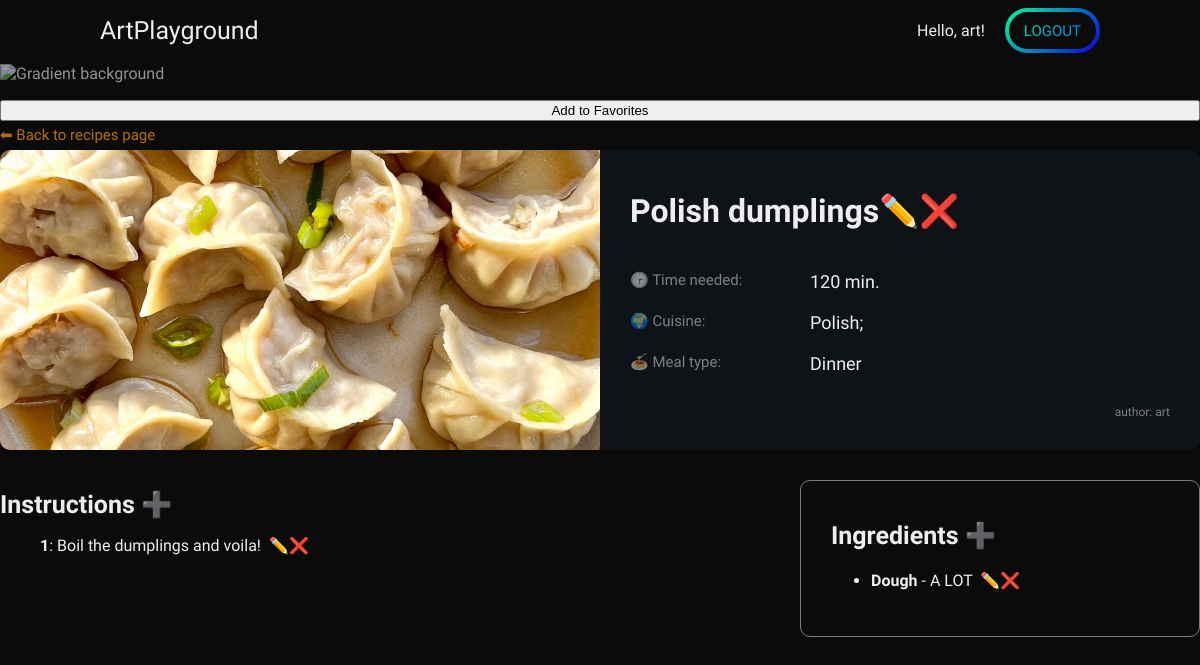
The app's page /recipes/recipe-detail/22/ (signed in), older data.
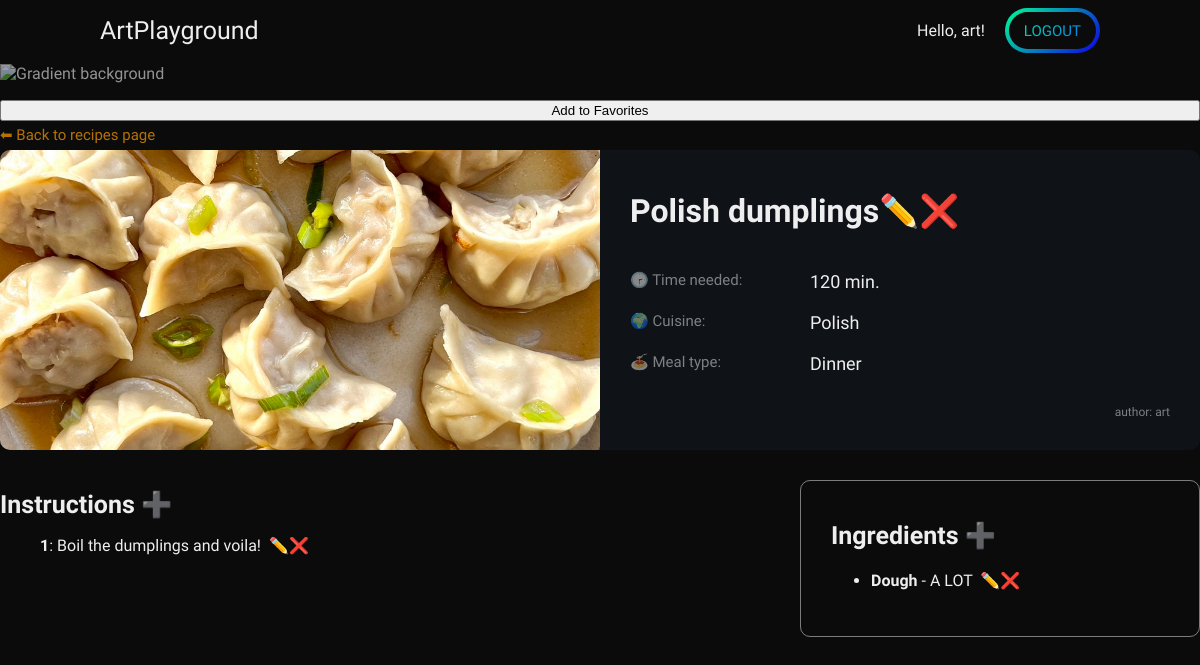
The same page, newer data.
### recipes/models.py (models this page shows)
class Recipe(models.Model):
    recipe_author = models.ForeignKey(User, on_delete=models.CASCADE, default=None)
    recipe_name = models.CharField(max_length=250)
    time = models.IntegerField()  # hours - 1,5 should give user 1h30min
    cuisine = models.CharField(choices=CUISINE_COUNTRIES, max_length=50)
    meal_type = models.CharField(choices=MEALS, max_length=50)
    recipe_image = models.ImageField(upload_to="recipes/")
    def __str__(self):
        return f"{self.recipe_author} - {self.recipe_name} - {self.pk}"

### recipes/views.py (the view, shortened to what this page needs)
# urls.py: path('recipe-detail/<int:pk>/', RecipeDetailView.as_view(), name="recipe_detail"),
class RecipeDetailView(View):
    template_name = 'recipes/recipe_detail.html'
    def get(self, request, *args, **kwargs):
        recipe = get_object_or_404(Recipe, pk=kwargs['pk'])
        is_favorite = Favorite_recipe.objects.filter(user=request.user, recipe=recipe).exists()
        context = {'recipe': recipe, "is_favorite":is_favorite}
        return render(request, self.template_name, context)

### recipes/templates/recipes/recipe_detail.html (shortened to what this page needs)
{% extends 'base_layout.html' %} {% block title %} Recipe nr {{recipe.pk}} detail view {%endblock%}
{% block content %}
{% if is_favorite == False %}
<form method="post" action="{% url 'recipe_detail' recipe.pk %}">
  <button type="submit"  name="add_favorite">Add to Favorites</button>
</form>
{% else %}
<form method="post" action="{% url 'recipe_detail' recipe.pk %}">
  {% csrf_token %}
  <input type="hidden" name="remove_favorite" value="recipe.pk">
  <button type="submit"  name="remove_favorite">Remove from Favorites</button>
</form>
{% endif %}
<section class="center-page recipe-detail">
  <a href="{% url 'recipes' %}" class="link link-orange">⬅ Back to recipes page</a>
  <div class="recipe-detail__img" style="background-image: url('/recipes{{ recipe.recipe_image.url}}');"></div>
  <div class="recipe-detail__data">
    <h2><strong>{{ recipe.recipe_name }}</strong><a href="{% url 'recipe_update' recipe.pk %}" style="text-decoration: none">✏️</a><a href="{% url 'recipe_delete' recipe.pk %}" style="text-decoration: none">❌</a></h2>
    <div class="recipe-detail__data__group">
      <span class="label label--time">Time needed: </span>
      <span class="value">{{ recipe.time }} min.</span>
      <span class="label label--cuisine">Cuisine: </span>
      <span class="value">{{ recipe.cuisine }}</span>
      <span class="label label--meal-type">Meal type: </span>
      <span class="value">{{ recipe.meal_type }}</span>
    </div>
    <p><small>author: {{ recipe.recipe_author.username }}</small></p>
  </div>
  <div class="recipe-content__instructions">
      <h3>Instructions <a href="{% url 'add_instructions' recipe.pk %}" style="text-decoration: none">➕</a></h3>
      <ul>
        {% for instruction in recipe.instruction_set.all %}
        <li><b>{{ instruction.step }}</b>: {{ instruction.description }} &nbsp;<a href="{% url 'instruction_update' instruction.pk %}" style="text-decoration: none">✏️</a><a href="{% url 'instruction_delete' instruction.pk %}" style="text-decoration: none">❌</a></li><br/>
        {% endfor %}
      </ul>
  </div>
  <div class="recipe-content__ingredients">
      <h3>Ingredients <a href="{% url 'add_ingredients' recipe.pk  %}" style="text-decoration: none">➕</a></h3>
      <ul>
        {% for ingredient in recipe.ingredient_set.all %}
        <li><b>{{ ingredient.name }}</b> - {{ ingredient.amount }} &nbsp;<a href="{% url 'ingredient_update' ingredient.pk %}" style="text-decoration: none">✏️</a><a href="{% url 'ingredient_delete' ingredient.pk %}" style="text-decoration: none">❌</a></li>
        {% endfor %}
      </ul>
  </div>
</section>
{% endblock %}

Row changes from the older to the newer data that the page shows:
changed Recipe "Polish dumplings": cuisine "Polish;" → "Polish"
